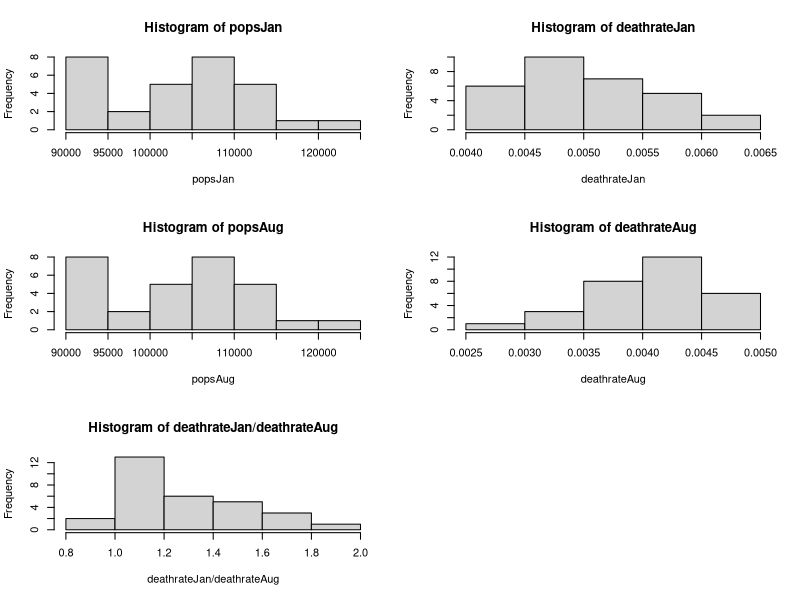

Generate this figure with R:
# using poisson glm output to give se of maxmonth/minmonth rate ratio
# simulate some data
popsJan <- c(rnorm(30,100000,10000))
deathrateJan <- c(rnorm(30,0.005,0.0005))
par(mfrow=c(3,2)); hist(popsJan); hist(deathrateJan)

popsAug <- popsJan+c(rnorm(30,0,100))
deathrateAug <- c(rnorm(30,0.004,0.0005))
hist(popsAug); hist(deathrateAug)

hist(deathrateJan/deathrateAug)

#create the actual death counts, pops and marker for max or min month
deaths <- c(popsJan*deathrateJan, popsAug*deathrateAug)
pops <- c(popsJan,popsAug)
maxmonth <- c(rep(1,30),rep(0,30))

##########
# put into single dataframe for easier subsetting
dat <- data.frame(pops=pops, deaths=deaths, maxmonth=maxmonth)

# create empty vectors for storing results
out_se <- out_coef <- 1:30*NA

# loop over years
# each year, carry out poisson glm with maxmonth as covariate, hence using correct poisson error structure and exponential of
# the maxmonth coeffiecient gives the rate ratio which you would have had before
for(im in 1:30){
	summary(mod <- glm(deaths ~ maxmonth + offset(log(pops)), family=poisson, data=dat[c(im,30+im),]))
	#store the coefficients and se's - have hardcoded the [2,1] and [2,2] because it's simple and I'm lazy, just have to test your own version to make sure correct
	out_coef[im] <- summary(mod)$coefficients[2,1]
	out_se[im] <- summary(mod)$coefficients[2,2]
}

#now carry out lm with 30 max/min ratios and use associated se's so that those with wider se will have less influence in the lm. 
#note you have to exponentiate the coef to get the rate ratios, otherwise they are on the log scale.
#there is a slight dodginess in that the se's are still on the log scale - se's should only be used on the "scale" they were generated on, so best to leave them unlogged here.
#since they are close to 0 it's not going to make much/any difference.
#using 1/var as weights seems to be the most common, did see a few where they used 1/se but definitely less common.
years <- 1:30
summary(mod2 <- lm(exp(out_coef)  ~ years, weights=1/(out_se*out_se)))

#the coefficient and p-value for years is what you plot and what gives you whether the slope is significant.
#the position of the points should definitely be very very close to what you already have.















